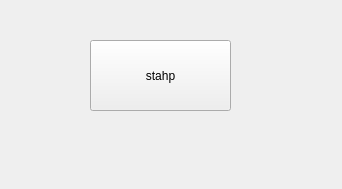
<?xml version="1.0" encoding="UTF-8"?>
<ui version="4.0">
 <class>MyPluginWidget</class>
 <widget class="QWidget" name="MyPluginWidget">
  <property name="geometry">
   <rect>
    <x>0</x>
    <y>0</y>
    <width>342</width>
    <height>189</height>
   </rect>
  </property>
  <property name="windowTitle">
   <string>Form</string>
  </property>
  <widget class="QPushButton" name="stahp">
   <property name="geometry">
    <rect>
     <x>90</x>
     <y>40</y>
     <width>141</width>
     <height>71</height>
    </rect>
   </property>
   <property name="text">
    <string>stahp</string>
   </property>
  </widget>
 </widget>
 <resources/>
 <connections/>
</ui>
